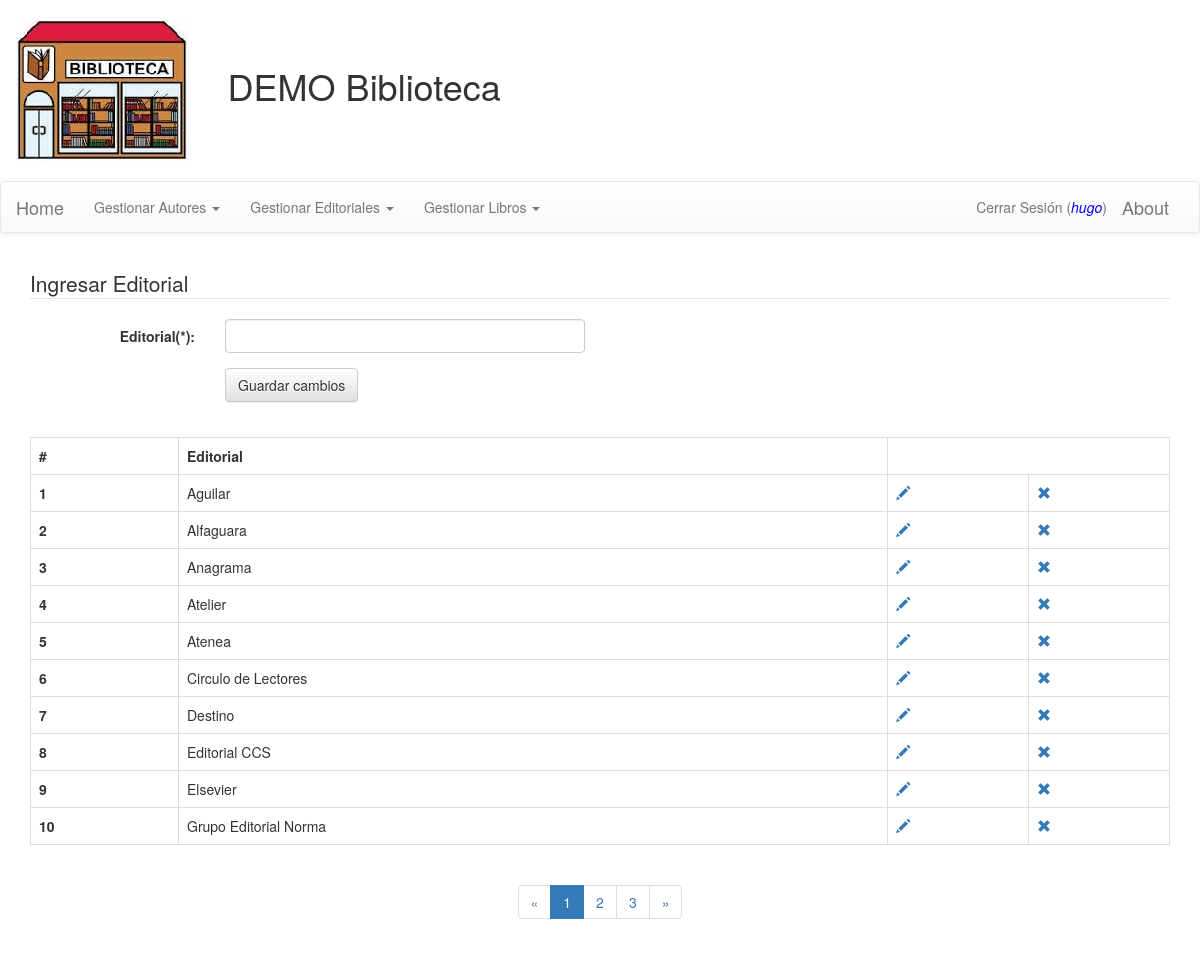
Before: /biblioteca/editorial/ (signed in) with the older database file.
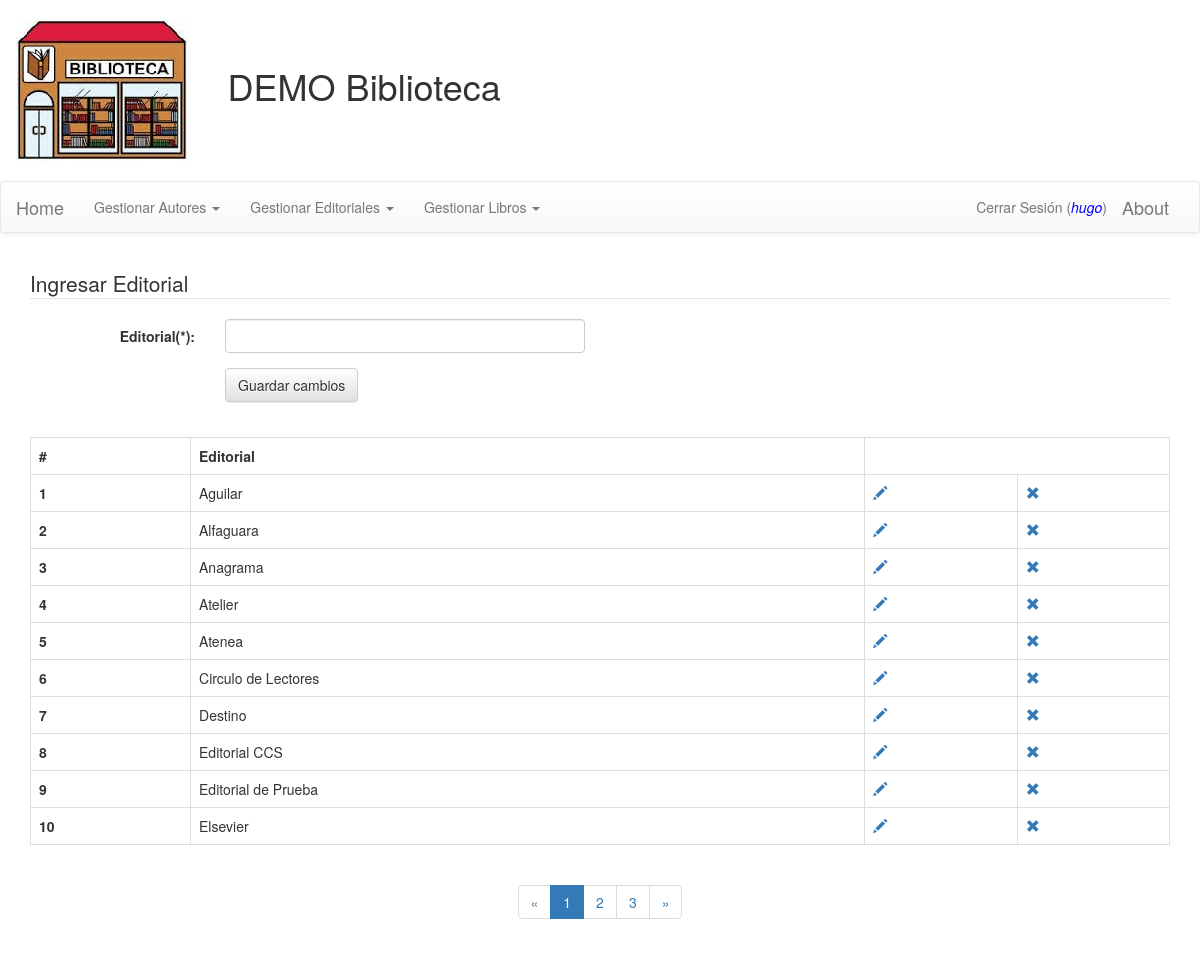
After: the same page with the newer database file.
### biblioteca/models.py (models this page shows, shortened)
class Editorial(models.Model):
    editorial = models.CharField(max_length=150)
    class Meta:
        ordering = ['editorial']

### biblioteca/views.py (the view)
@login_required
def EditorialView(request):
    template_name = 'biblioteca/mtneditorial/editorial.html'
    form_class = EditorialForm(request.POST or None)
    global resultado
    if form_class.is_valid():
        form_class.save()
        form_class = EditorialForm()
        resultado = "EDITORIAL INGRESADA CON EXITO"
    paginate_by = 10
    editoriales = Editorial.objects.all()
    paginator = Paginator(editoriales, paginate_by)
    page = request.GET.get('page')
    try:
        editoriales = paginator.page(page)
    except PageNotAnInteger:
        editoriales = paginator.page(1)
    except EmptyPage:
        editoriales = paginator.page(paginator.num_pages)
    context = {
        "form": form_class,
        "resultado": resultado,
        "editoriales": editoriales
    }
    resultado=""
    return render(request, template_name, context)

### biblioteca/forms.py
class EditorialForm(forms.ModelForm):
    class Meta:
        model = Editorial
        fields = ['editorial']
        labels = {
            "editorial": "Editorial(*)"
        }
    def __init__(self, *args, **kwargs):
        super(EditorialForm, self).__init__(*args, **kwargs)
        for field in iter(self.fields):
            self.fields[field].widget.attrs.update({
                'class': 'form-control'
        })

### biblioteca/templates/biblioteca/mtneditorial/editorial.html (shortened to what this page needs)
<!DOCTYPE html>
<html>
<head>
{% load static %}
{% include ".././menu.html" %}
</head>
<body>
	<div class="container">
		<fieldset>
			<form class="form-horizontal" action="" enctype="multipart/form-data"
				method="POST">
				{% if not form.editorial.value %}
				  <legend>Ingresar Editorial</legend>
				{% else %}
				  <legend>Actualizar Editorial</legend>
				{% endif %}
				{% for field in form %}
				  <div class="form-group">
				    <label class="col-sm-2 control-label">{{ field.label_tag }}</label>
				      <div class="col-sm-4">
				        {{ field }}
				      </div>
				  </div>
				{% endfor %}
				<div class="form-group">
					<div class="col-sm-offset-2 col-sm-10">
						<button type="submit" class="btn btn-default">
						  Guardar cambios
						</button>
					</div>
				</div>
			</form>
		</fieldset>
		<br />
		{% if not form.editorial.value %}
		<table class="table table-bordered">
			<tr>
				<td><b>#</b></td>
				<td><b>Editorial</b></td>
				<td colspan="2"></td>
			</tr>
			{% for editorial in editoriales %}
			<tr>
				<td><b> {{ forloop.counter0|add:editoriales.start_index }} </b></td>
				<td>{{ editorial.editorial }}</td>
				<td><a href="/biblioteca/editorial/update/{{ editorial.id }}" title='Actualizar'>
						<i class="glyphicon glyphicon-pencil"></i>
				</a></td>
				<td><a class="confirm" href="/biblioteca/editorial/delete/{{ editorial.id }}"
					title='Eliminar'> <i class="glyphicon glyphicon-remove"></i>
				</a></td>
			</tr>
			{% endfor %}
		</table>
		<div align="center">
			{% if editoriales.has_other_pages %}
		    <ul class="pagination">
		    {% if editoriales.has_previous %}
		      <li><a href="?page={{ editoriales.previous_page_number }}">&laquo;</a></li>
		    {% else %}
		      <li class="disabled"><span>&laquo;</span></li>
		    {% endif %}
		    {% for i in editoriales.paginator.page_range %}
		      {% if editoriales.number == i %}
		        <li class="active"><span>{{ i }} <span class="sr-only">(current)</span></span></li>
		      {% else %}
		        <li><a href="?page={{ i }}">{{ i }}</a></li>
		      {% endif %}
		    {% endfor %}
		    {% if editoriales.has_next %}
		      <li><a href="?page={{ editoriales.next_page_number }}">&raquo;</a></li>
		    {% else %}
		      <li class="disabled"><span>&raquo;</span></li>
		    {% endif %}
		    </ul>
		  {% endif %}
		</div>
		{% endif %}
	</div>
	<br />
	<br />
</body>
</html>

### biblioteca/templates/biblioteca/menu.html (shortened to what this page needs)
<!DOCTYPE html>
<html>
<head>
{% load static %}
<link href="{% static 'biblioteca/bootstrap/bootstrap-3.3.6/css/bootstrap.css' %}" rel="stylesheet">
<link href="{% static 'biblioteca/bootstrap/bootstrap-3.3.6/css/bootstrap-theme.css' %}" rel="stylesheet">
</head>
<body>
	<table>
	    <tr>
 	        <td><br />&nbsp;&nbsp;&nbsp;&nbsp;<img src="{% static 'biblioteca/images/logo.jpg' %}" /></td>
	        <td><h1>&nbsp;&nbsp;&nbsp;&nbsp;DEMO Biblioteca</h1></td>
	    </tr>
	</table>
	<br />
	<nav class="navbar navbar-default">
	<div class="container-fluid">
		<div class="navbar-header">
			<a class="navbar-brand" href='/biblioteca'>Home</a>
		</div>
		<div class="collapse navbar-collapse"
			id="bs-example-navbar-collapse-1">
			<ul class="nav navbar-nav">
				<li class="dropdown"><a href='#' class="dropdown-toggle"
					data-toggle="dropdown" role="button" aria-haspopup="true"
					aria-expanded="false">Gestionar Autores <span class="caret"></span></a>
				</li>
				<li class="dropdown"><a href='#' class="dropdown-toggle"
					data-toggle="dropdown" role="button" aria-haspopup="true"
					aria-expanded="false">Gestionar Editoriales <span class="caret"></span></a>
				</li>
				<li class="dropdown"><a href='#' class="dropdown-toggle"
					data-toggle="dropdown" role="button" aria-haspopup="true"
					aria-expanded="false">Gestionar Libros <span class="caret"></span></a>
				</li>
			</ul>
			<ul class="nav navbar-nav navbar-right">
			  {% if user.is_authenticated %}
			    <li>
				   <a href="{% url 'logout' %}">Cerrar Sesi&oacute;n (<i style="color: blue">{{ user.username }}</i>)</a>
				</li>
			  {% else %}
			    <li>
				   <a href="{% url 'login' %}">Iniciar Sesi&oacute;n</a>
				</li>
			  {% endif %}
			    <li>
			      <a class="navbar-brand" data-toggle="modal" data-target="#myModal" href='#' />About</a>
			    </li>
			</ul>
		</div>
	</div>
	 </nav>
</body>
</html>

Changed rows visible on the page:
no longer on this page (row unchanged): Editorial: editorial "Grupo Editorial Norma"
added Editorial: editorial "Editorial de Prueba"
